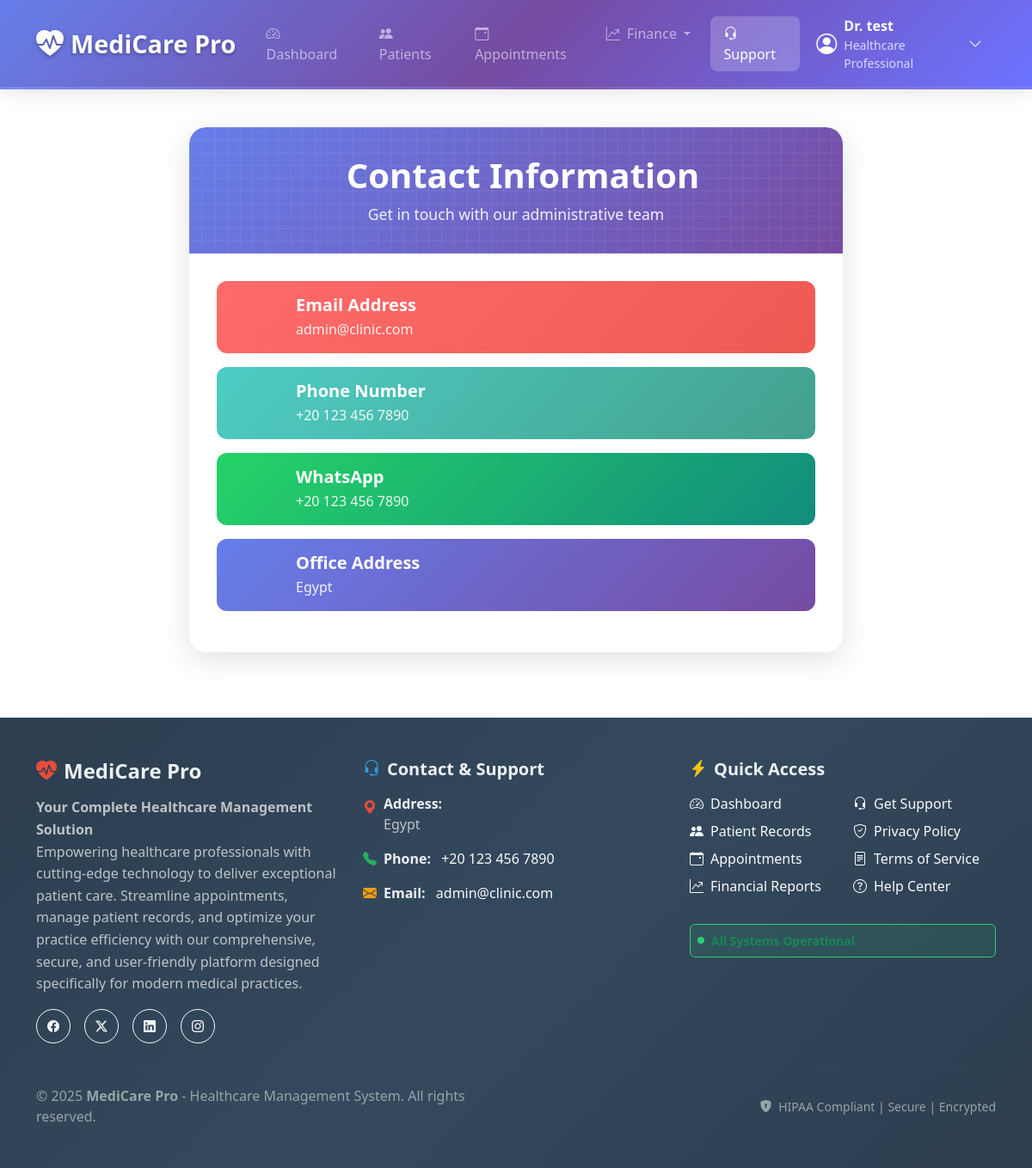
/contact (signed in), run on the app's committed database.
### models.py (models this page shows, shortened)
class Doctor(UserMixin, db.Model):
    __tablename__ = 'doctor'
    id = db.Column(db.Integer, primary_key=True)
    clinic_id = db.Column(db.Integer, db.ForeignKey('clinic.id'), nullable=True)
    first_name = db.Column(db.String(100), nullable=False)
    last_name = db.Column(db.String(100), nullable=False)
    email = db.Column(db.String(120), unique=True, nullable=False)
    phone = db.Column(db.String(20), unique=True, nullable=False)
    password = db.Column(db.String(200), nullable=False)
    verified = db.Column(db.Boolean, default=False)
    is_active = db.Column(db.Boolean, default=True)
    role = db.Column(db.String(50), default='doctor')  # doctor, admin
    created_at = db.Column(db.DateTime, default=datetime.utcnow)
    last_login = db.Column(db.DateTime)
    patients = db.relationship('Patient', backref='doctor', lazy=True)

class AdminContactInfo(db.Model):
    __tablename__ = 'admin_contact_info'
    id = db.Column(db.Integer, primary_key=True)
    phone = db.Column(db.String(20))
    whatsapp = db.Column(db.String(20))
    email = db.Column(db.String(120))
    address = db.Column(db.Text)
    working_hours = db.Column(db.String(100))
    updated_at = db.Column(db.DateTime, default=datetime.utcnow)
    updated_by = db.Column(db.Integer, db.ForeignKey('super_admin.id'))
    @classmethod
    def get_contact_info(cls):
        info = cls.query.first()
        return info

### app.py (the view)
@app.route('/contact')
@login_required
def contact():
    if not isinstance(current_user, Doctor):
        flash('Access denied. Doctor privileges required.', 'danger')
        return redirect(url_for('login'))
    contact_info = AdminContactInfo.get_contact_info()
    return render_template('contact.html', contact_info=contact_info)

### templates/contact.html (shortened to what this page needs)
{% extends "base.html" %}
{% block content %}
<div class="contact-container">
  <div class="contact-card">
    <div class="contact-header">
      <h1>Contact Information</h1>
      <p>Get in touch with our administrative team</p>
    </div>
    <div class="contact-body">
      {% if contact_info %}
        {% if contact_info.email %}
          <a href="mailto:{{ contact_info.email }}" class="contact-item email">
            <div class="contact-details">
              <h5>Email Address</h5>
              <p>{{ contact_info.email }}</p>
            </div>
          </a>
        {% endif %}
        {% if contact_info.phone %}
          <a href="tel:{{ contact_info.phone }}" class="contact-item phone">
            <div class="contact-details">
              <h5>Phone Number</h5>
              <p>{{ contact_info.phone }}</p>
            </div>
          </a>
        {% endif %}
        {% if contact_info.phone %}
          <a href="https://wa.me/{{ contact_info.phone.replace('+', '').replace(' ', '').replace('-', '') }}" target="_blank" class="contact-item whatsapp">
            <div class="contact-details">
              <h5>WhatsApp</h5>
              <p>{{ contact_info.phone }}</p>
            </div>
          </a>
        {% endif %}
        {% if contact_info.address %}
          <div class="contact-item address">
            <div class="contact-details">
              <h5>Office Address</h5>
              <p>{{ contact_info.address }}</p>
            </div>
          </div>
        {% endif %}
      {% else %}
        <div class="no-contact-info">
          <i class="fas fa-exclamation-triangle"></i>
          <h4>No Contact Information Available</h4>
          <p>The administrator hasn't set up contact information yet.<br>Please check back later or contact your system administrator.</p>
        </div>
      {% endif %}
    </div>
  </div>
</div>
{% endblock %}

### templates/base.html (shortened to what this page needs)
<!DOCTYPE html>
<html lang="en">
<head>
    <link rel="stylesheet" href="https://cdn.jsdelivr.net/npm/bootstrap@5.3.2/dist/css/bootstrap.min.css">
    <link rel="stylesheet" href="https://cdn.jsdelivr.net/npm/bootstrap-icons@1.11.3/font/bootstrap-icons.css">
</head>
<body class="d-flex flex-column min-vh-100">
    <nav class="navbar navbar-expand-lg navbar-dark navbar-custom sticky-top">
      <div class="container">
        <a class="navbar-brand d-flex align-items-center" href="{{ url_for('dashboard') }}">
          <i class="bi bi-heart-pulse-fill fs-2 me-2"></i>
          <span>MediCare Pro</span>
        </a>
        <div class="collapse navbar-collapse" id="navbarMain">
          <ul class="navbar-nav me-auto mb-2 mb-lg-0">
            <li class="nav-item">
              <a class="nav-link" href="{{ url_for('dashboard') }}">
                <i class="bi bi-speedometer2 me-1"></i> Dashboard
              </a>
            </li>
            <li class="nav-item">
              <a class="nav-link" href="{{ url_for('patients') }}">
                <i class="bi bi-people-fill me-1"></i> Patients
              </a>
            </li>
            <li class="nav-item">
              <a class="nav-link" href="{{ url_for('calendar') }}">
                <i class="bi bi-calendar-event me-1"></i> Appointments
              </a>
            </li>
            <li class="nav-item dropdown">
              <a class="nav-link dropdown-toggle" href="#" id="financesDropdown" role="button" data-bs-toggle="dropdown" aria-expanded="false">
                <i class="bi bi-graph-up-arrow me-1"></i> Finance
              </a>
            </li>
            <li class="nav-item">
              <a class="nav-link" href="{{ url_for('contact') }}">
                <i class="bi bi-headset me-1"></i> Support
              </a>
            </li>
          </ul>
          <div class="d-flex align-items-center gap-3">
            {% if current_user.is_authenticated %}
              <div class="dropdown">
                <button class="user-profile d-flex align-items-center border-0 bg-transparent" data-bs-toggle="dropdown" aria-expanded="false" style="color: white;">
                  <i class="bi bi-person-circle fs-4 me-2"></i>
                  <div class="d-flex flex-column text-start">
                    <span class="fw-semibold">Dr. {{ current_user.first_name }}</span>
                    {% if current_user.clinic %}
                      <small class="opacity-75">{{ current_user.clinic.name }}</small>
                    {% else %}
                      <small class="opacity-75">Healthcare Professional</small>
                    {% endif %}
                  </div>
                  <i class="bi bi-chevron-down ms-2"></i>
                </button>
              </div>
            {% endif %}
          </div>
        </div>
      </div>
    </nav>
    <main class="flex-grow-1">
        <div class="container py-4">
            {% block content %}{% endblock %}
        </div>
    </main>
    <footer class="mt-auto" style="background: linear-gradient(135deg, #2c3e50 0%, #34495e 50%, #2c3e50 100%); color: #ecf0f1;">
      <div class="container py-5">
        <div class="row g-4">
          <div class="col-lg-4 col-md-6">
            <div class="footer-section">
              <h4 class="fw-bold mb-3 d-flex align-items-center">
                <i class="bi bi-heart-pulse-fill me-2" style="color: #e74c3c;"></i>
                MediCare Pro
              </h4>
              <p class="mb-3" style="line-height: 1.6; color: #bdc3c7;">
                <strong>Your Complete Healthcare Management Solution</strong><br>
                Empowering healthcare professionals with cutting-edge technology to deliver exceptional patient care.
                Streamline appointments, manage patient records, and optimize your practice efficiency with our
                comprehensive, secure, and user-friendly platform designed specifically for modern medical practices.
              </p>
              <div class="d-flex gap-3 mt-3">
                <a href="#" class="btn btn-outline-light btn-sm rounded-circle" style="width: 40px; height: 40px; display: flex; align-items: center; justify-content: center;">
                  <i class="bi bi-facebook"></i>
                </a>
                <a href="#" class="btn btn-outline-light btn-sm rounded-circle" style="width: 40px; height: 40px; display: flex; align-items: center; justify-content: center;">
                  <i class="bi bi-twitter-x"></i>
                </a>
                <a href="#" class="btn btn-outline-light btn-sm rounded-circle" style="width: 40px; height: 40px; display: flex; align-items: center; justify-content: center;">
                  <i class="bi bi-linkedin"></i>
                </a>
                <a href="#" class="btn btn-outline-light btn-sm rounded-circle" style="width: 40px; height: 40px; display: flex; align-items: center; justify-content: center;">
                  <i class="bi bi-instagram"></i>
                </a>
              </div>
            </div>
          </div>
          <div class="col-lg-4 col-md-6">
            <div class="footer-section">
              <h5 class="fw-bold mb-3 d-flex align-items-center">
                <i class="bi bi-headset me-2" style="color: #3498db;"></i>
                Contact & Support
              </h5>
              {% if contact_info %}
                <div class="contact-info">
                  {% if contact_info.address %}
                    <div class="mb-3 d-flex align-items-start">
                      <i class="bi bi-geo-alt-fill me-2 mt-1" style="color: #e74c3c;"></i>
                      <div>
                        <strong>Address:</strong><br>
                        <span style="color: #bdc3c7;">{{ contact_info.address }}</span>
                      </div>
                    </div>
                  {% endif %}
                  {% if contact_info.phone %}
                    <div class="mb-3 d-flex align-items-center">
                      <i class="bi bi-telephone-fill me-2" style="color: #27ae60;"></i>
                      <div>
                        <strong>Phone:</strong>
                        <a href="tel:{{ contact_info.phone }}" class="text-light text-decoration-none ms-2">
                          {{ contact_info.phone }}
                        </a>
                      </div>
                    </div>
                  {% endif %}
                  {% if contact_info.email %}
                    <div class="mb-3 d-flex align-items-center">
                      <i class="bi bi-envelope-fill me-2" style="color: #f39c12;"></i>
                      <div>
                        <strong>Email:</strong>
                        <a href="mailto:{{ contact_info.email }}" class="text-light text-decoration-none ms-2">
                          {{ contact_info.email }}
                        </a>
                      </div>
                    </div>
                  {% endif %}
                </div>
              {% endif %}
            </div>
          </div>
          <div class="col-lg-4 col-md-12">
            <div class="footer-section">
              <h5 class="fw-bold mb-3 d-flex align-items-center">
                <i class="bi bi-lightning-charge-fill me-2" style="color: #f1c40f;"></i>
                Quick Access
              </h5>
              <div class="row">
                <div class="col-6">
                  <ul class="list-unstyled">
                    <li class="mb-2">
                      <a href="{{ url_for('dashboard') }}" class="text-light text-decoration-none d-flex align-items-center">
                        <i class="bi bi-speedometer2 me-2"></i> Dashboard
                      </a>
                    </li>
                    <li class="mb-2">
                      <a href="{{ url_for('patients') }}" class="text-light text-decoration-none d-flex align-items-center">
                        <i class="bi bi-people-fill me-2"></i> Patient Records
                      </a>
                    </li>
                    <li class="mb-2">
                      <a href="{{ url_for('calendar') }}" class="text-light text-decoration-none d-flex align-items-center">
                        <i class="bi bi-calendar-event me-2"></i> Appointments
                      </a>
                    </li>
                    <li class="mb-2">
                      <a href="{{ url_for('finances') }}" class="text-light text-decoration-none d-flex align-items-center">
                        <i class="bi bi-graph-up-arrow me-2"></i> Financial Reports
                      </a>
                    </li>
                  </ul>
                </div>
                <div class="col-6">
                  <ul class="list-unstyled">
                    <li class="mb-2">
                      <a href="{{ url_for('contact') }}" class="text-light text-decoration-none d-flex align-items-center">
                        <i class="bi bi-headset me-2"></i> Get Support
                      </a>
                    </li>
                    <li class="mb-2">
                      <a href="#" class="text-light text-decoration-none d-flex align-items-center">
                        <i class="bi bi-shield-check me-2"></i> Privacy Policy
                      </a>
                    </li>
                    <li class="mb-2">
                      <a href="#" class="text-light text-decoration-none d-flex align-items-center">
                        <i class="bi bi-file-text me-2"></i> Terms of Service
                      </a>
                    </li>
                    <li class="mb-2">
                      <a href="#" class="text-light text-decoration-none d-flex align-items-center">
                        <i class="bi bi-question-circle me-2"></i> Help Center
                      </a>
                    </li>
                  </ul>
                </div>
              </div>
              <div class="mt-3 p-2 rounded" style="background: rgba(46, 204, 113, 0.1); border: 1px solid #2ecc71;">
                <div class="d-flex align-items-center">
                  <div class="me-2" style="width: 8px; height: 8px; background: #2ecc71; border-radius: 50%; animation: pulse 2s infinite;"></div>
                  <small class="text-success fw-semibold">All Systems Operational</small>
                </div>
              </div>
            </div>
          </div>
        </div>
        <hr class="my-4" style="border-color: #34495e;">
        <div class="row align-items-center">
          <div class="col-md-6">
            <p class="mb-0" style="color: #95a5a6;">
              &copy; {{ current_year or 2025 }} <strong>MediCare Pro</strong> - Healthcare Management System. All rights reserved.
            </p>
          </div>
          <div class="col-md-6 text-md-end">
            <small style="color: #95a5a6;">
              <i class="bi bi-shield-lock-fill me-1"></i>
              HIPAA Compliant | Secure | Encrypted
            </small>
          </div>
        </div>
      </div>
    </footer>
</body>
</html>

### data on the page
Doctor: first_name "test"
AdminContactInfo: email "admin@clinic.com", phone "+20 123 456 7890", address "Egypt"
